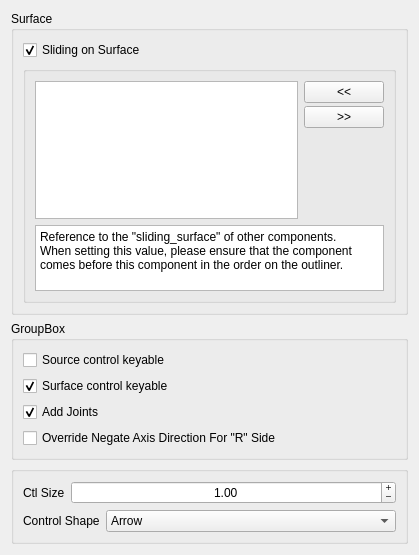
<?xml version="1.0" encoding="UTF-8"?>
<ui version="4.0">
 <class>Form</class>
 <widget class="QWidget" name="Form">
  <property name="geometry">
   <rect>
    <x>0</x>
    <y>0</y>
    <width>419</width>
    <height>555</height>
   </rect>
  </property>
  <property name="windowTitle">
   <string>Form</string>
  </property>
  <layout class="QVBoxLayout" name="verticalLayout">
   <item>
    <widget class="QGroupBox" name="groupBox_3">
     <property name="title">
      <string>Surface</string>
     </property>
     <layout class="QGridLayout" name="gridLayout_4" rowstretch="0,0">
      <property name="sizeConstraint">
       <enum>QLayout::SetDefaultConstraint</enum>
      </property>
      <item row="0" column="0">
       <widget class="QCheckBox" name="isSlidingSurface">
        <property name="text">
         <string>Sliding on Surface</string>
        </property>
        <property name="checked">
         <bool>true</bool>
        </property>
        <property name="tristate">
         <bool>false</bool>
        </property>
       </widget>
      </item>
      <item row="1" column="0">
       <widget class="QGroupBox" name="ikRefArray_groupBox">
        <property name="enabled">
         <bool>true</bool>
        </property>
        <property name="maximumSize">
         <size>
          <width>16777215</width>
          <height>166</height>
         </size>
        </property>
        <property name="title">
         <string/>
        </property>
        <property name="flat">
         <bool>false</bool>
        </property>
        <layout class="QGridLayout" name="gridLayout_7" rowstretch="0,0,0" columnstretch="0">
         <property name="sizeConstraint">
          <enum>QLayout::SetMaximumSize</enum>
         </property>
         <item row="1" column="0">
          <layout class="QHBoxLayout" name="ikRefArray_horizontalLayout_4">
           <item>
            <layout class="QVBoxLayout" name="ikRefArray_verticalLayout_7">
             <item>
              <widget class="QListWidget" name="surfaceReference_listWidget">
               <property name="autoScroll">
                <bool>false</bool>
               </property>
               <property name="showDropIndicator" stdset="0">
                <bool>false</bool>
               </property>
               <property name="dragDropOverwriteMode">
                <bool>false</bool>
               </property>
               <property name="dragDropMode">
                <enum>QAbstractItemView::NoDragDrop</enum>
               </property>
               <property name="defaultDropAction">
                <enum>Qt::CopyAction</enum>
               </property>
               <property name="alternatingRowColors">
                <bool>true</bool>
               </property>
               <property name="selectionMode">
                <enum>QAbstractItemView::ExtendedSelection</enum>
               </property>
               <property name="gridSize">
                <size>
                 <width>0</width>
                 <height>0</height>
                </size>
               </property>
               <property name="viewMode">
                <enum>QListView::ListMode</enum>
               </property>
               <property name="selectionRectVisible">
                <bool>false</bool>
               </property>
               <property name="currentRow">
                <number>-1</number>
               </property>
              </widget>
             </item>
            </layout>
           </item>
           <item>
            <layout class="QVBoxLayout" name="ikRefArray_verticalLayout_8">
             <property name="spacing">
              <number>3</number>
             </property>
             <item>
              <widget class="QPushButton" name="surfaceReferenceAdd_pushButton">
               <property name="text">
                <string>&lt;&lt;</string>
               </property>
              </widget>
             </item>
             <item>
              <widget class="QPushButton" name="surfaceReferenceRemove_pushButton">
               <property name="text">
                <string>&gt;&gt;</string>
               </property>
              </widget>
             </item>
             <item>
              <spacer name="ikRefArray_verticalSpacer_4">
               <property name="orientation">
                <enum>Qt::Vertical</enum>
               </property>
               <property name="sizeHint" stdset="0">
                <size>
                 <width>20</width>
                 <height>20</height>
                </size>
               </property>
              </spacer>
             </item>
            </layout>
           </item>
          </layout>
         </item>
         <item row="2" column="0">
          <widget class="QTextEdit" name="textEdit">
           <property name="maximumSize">
            <size>
             <width>16777215</width>
             <height>66</height>
            </size>
           </property>
           <property name="focusPolicy">
            <enum>Qt::NoFocus</enum>
           </property>
           <property name="contextMenuPolicy">
            <enum>Qt::NoContextMenu</enum>
           </property>
           <property name="acceptDrops">
            <bool>false</bool>
           </property>
           <property name="readOnly">
            <bool>true</bool>
           </property>
           <property name="html">
            <string>&lt;!DOCTYPE HTML PUBLIC &quot;-//W3C//DTD HTML 4.0//EN&quot; &quot;http://www.w3.org/TR/REC-html40/strict.dtd&quot;&gt;
&lt;html&gt;&lt;head&gt;&lt;meta name=&quot;qrichtext&quot; content=&quot;1&quot; /&gt;&lt;meta charset=&quot;utf-8&quot; /&gt;&lt;style type=&quot;text/css&quot;&gt;
p, li { white-space: pre-wrap; }
hr { height: 1px; border-width: 0; }
li.unchecked::marker { content: &quot;\2610&quot;; }
li.checked::marker { content: &quot;\2612&quot;; }
&lt;/style&gt;&lt;/head&gt;&lt;body style=&quot; font-family:'Segoe UI'; font-size:9pt; font-weight:400; font-style:normal;&quot;&gt;
&lt;p style=&quot; margin-top:0px; margin-bottom:0px; margin-left:0px; margin-right:0px; -qt-block-indent:0; text-indent:0px;&quot;&gt;Reference to the &amp;quot;sliding_surface&amp;quot; of other components.&lt;/p&gt;
&lt;p style=&quot; margin-top:0px; margin-bottom:0px; margin-left:0px; margin-right:0px; -qt-block-indent:0; text-indent:0px;&quot;&gt;When setting this value, please ensure that the component comes before this component in the order on the outliner.&lt;/p&gt;&lt;/body&gt;&lt;/html&gt;</string>
           </property>
          </widget>
         </item>
        </layout>
       </widget>
      </item>
     </layout>
    </widget>
   </item>
   <item>
    <widget class="QGroupBox" name="groupBox">
     <property name="title">
      <string>GroupBox</string>
     </property>
     <layout class="QVBoxLayout" name="verticalLayout_3">
      <item>
       <widget class="QCheckBox" name="sourceKeyable_checkBox">
        <property name="text">
         <string notr="true">Source control keyable</string>
        </property>
       </widget>
      </item>
      <item>
       <widget class="QCheckBox" name="overrideNegate_checkBox">
        <property name="text">
         <string notr="true">Surface control keyable</string>
        </property>
        <property name="checked">
         <bool>true</bool>
        </property>
       </widget>
      </item>
      <item>
       <widget class="QCheckBox" name="addJoints_checkBox">
        <property name="text">
         <string notr="true">Add Joints</string>
        </property>
        <property name="checked">
         <bool>true</bool>
        </property>
       </widget>
      </item>
      <item>
       <widget class="QCheckBox" name="surfaceKeyable_checkBox">
        <property name="text">
         <string notr="true">Override Negate Axis Direction For &quot;R&quot; Side</string>
        </property>
       </widget>
      </item>
     </layout>
    </widget>
   </item>
   <item>
    <widget class="QGroupBox" name="groupBox_2">
     <property name="title">
      <string/>
     </property>
     <layout class="QVBoxLayout" name="verticalLayout_2">
      <item>
       <layout class="QHBoxLayout" name="horizontalLayout_4">
        <item>
         <widget class="QLabel" name="ctlSize_label">
          <property name="text">
           <string>Ctl Size</string>
          </property>
         </widget>
        </item>
        <item>
         <widget class="QDoubleSpinBox" name="ctlSize_doubleSpinBox">
          <property name="sizePolicy">
           <sizepolicy hsizetype="Expanding" vsizetype="Fixed">
            <horstretch>0</horstretch>
            <verstretch>0</verstretch>
           </sizepolicy>
          </property>
          <property name="wrapping">
           <bool>false</bool>
          </property>
          <property name="alignment">
           <set>Qt::AlignCenter</set>
          </property>
          <property name="buttonSymbols">
           <enum>QAbstractSpinBox::PlusMinus</enum>
          </property>
          <property name="minimum">
           <double>0.010000000000000</double>
          </property>
          <property name="maximum">
           <double>20000.000000000000000</double>
          </property>
          <property name="value">
           <double>1.000000000000000</double>
          </property>
         </widget>
        </item>
       </layout>
      </item>
      <item>
       <layout class="QHBoxLayout" name="horizontalLayout_3">
        <item>
         <widget class="QLabel" name="controlShape_label">
          <property name="text">
           <string notr="true">Control Shape</string>
          </property>
         </widget>
        </item>
        <item>
         <widget class="QComboBox" name="controlShape_comboBox">
          <property name="sizePolicy">
           <sizepolicy hsizetype="Expanding" vsizetype="Fixed">
            <horstretch>0</horstretch>
            <verstretch>0</verstretch>
           </sizepolicy>
          </property>
          <item>
           <property name="text">
            <string>Arrow</string>
           </property>
          </item>
          <item>
           <property name="text">
            <string>Circle</string>
           </property>
          </item>
          <item>
           <property name="text">
            <string>Compas</string>
           </property>
          </item>
          <item>
           <property name="text">
            <string>Cross</string>
           </property>
          </item>
          <item>
           <property name="text">
            <string>Crossarrow</string>
           </property>
          </item>
          <item>
           <property name="text">
            <string>Cube</string>
           </property>
          </item>
          <item>
           <property name="text">
            <string>Cubewithpeak</string>
           </property>
          </item>
          <item>
           <property name="text">
            <string>Cylinder</string>
           </property>
          </item>
          <item>
           <property name="text">
            <string>Diamond</string>
           </property>
          </item>
          <item>
           <property name="text">
            <string>Flower</string>
           </property>
          </item>
          <item>
           <property name="text">
            <string>Null</string>
           </property>
          </item>
          <item>
           <property name="text">
            <string>Pyramid</string>
           </property>
          </item>
          <item>
           <property name="text">
            <string>Sphere</string>
           </property>
          </item>
          <item>
           <property name="text">
            <string>Square</string>
           </property>
          </item>
         </widget>
        </item>
       </layout>
      </item>
     </layout>
    </widget>
   </item>
   <item>
    <spacer name="verticalSpacer">
     <property name="orientation">
      <enum>Qt::Vertical</enum>
     </property>
     <property name="sizeHint" stdset="0">
      <size>
       <width>20</width>
       <height>40</height>
      </size>
     </property>
    </spacer>
   </item>
  </layout>
 </widget>
 <resources/>
 <connections/>
</ui>
